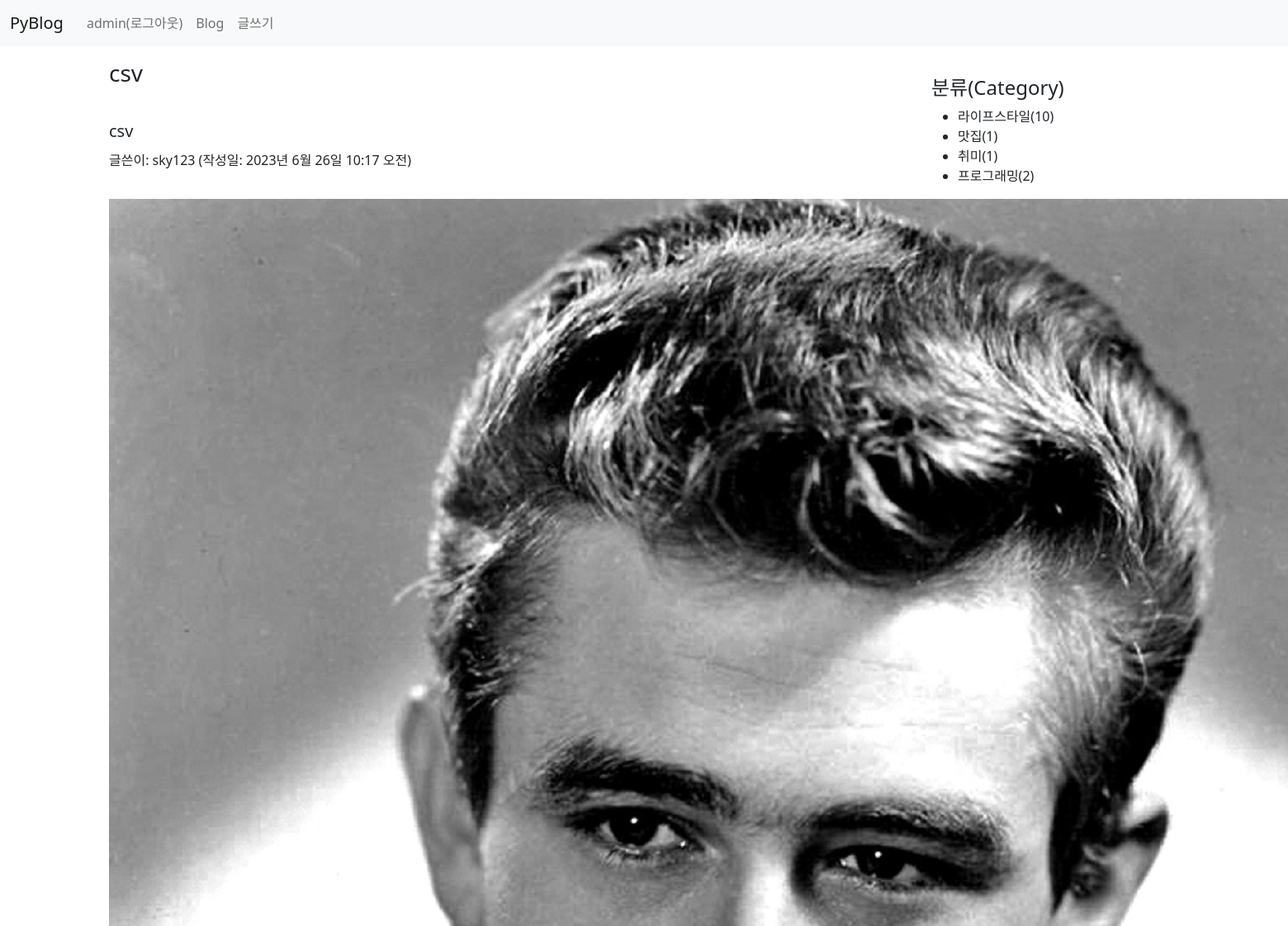
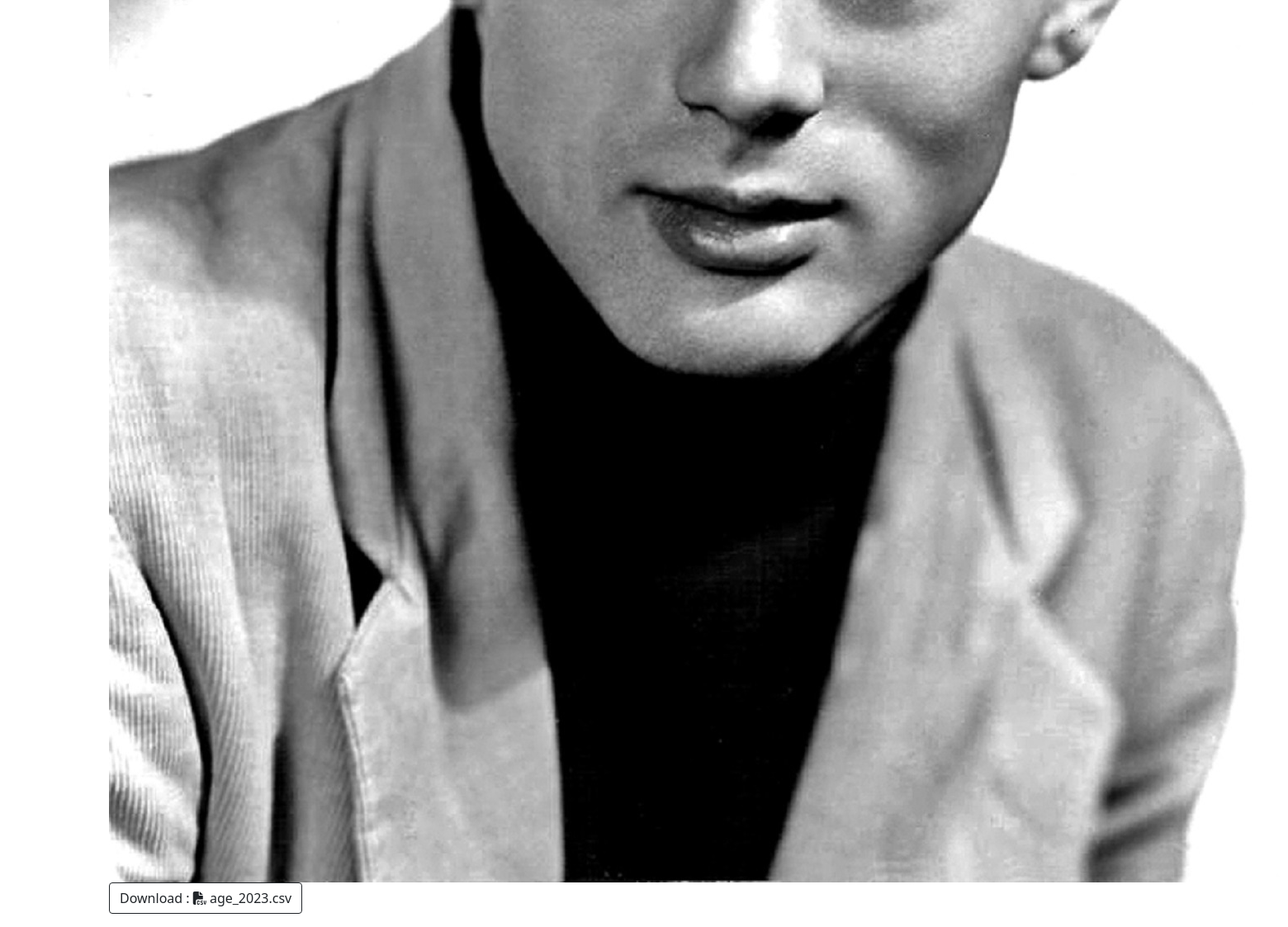
The page /blog/10/ (signed in) on the database its author committed (2 pictures, top to bottom).
### blog/models.py (models this page shows, shortened)
class Category(models.Model):
    name = models.CharField(max_length=50, unique=True)
    slug = models.SlugField(max_length=50, unique=True,
        allow_unicode =True)
    class Meta:
        ordering = ['name'] # 이름순 정렬
        verbose_name = 'category'
        verbose_name_plural = 'categories'

class Post(models.Model):
    author = models.ForeignKey(User, on_delete=models.CASCADE)
    title = models.CharField(max_length=100)  #제목
    content = models.TextField()              #내용
    pub_date = models.DateTimeField()         #발행일
    modify_date = models.DateTimeField(null=True, blank=True) #입력 폼이 비어도 됨
    photo = models.ImageField(upload_to='blog/images/%Y/%m/%d/',
                    null=True, blank=True)  #null 허용, 이미지 파일을 첨부하지 않을수 있음
    file = models.FileField(upload_to='blog/files/%Y/%m/%d/',
                    null=True, blank=True )
    category = models.ForeignKey(Category, null=True, blank=True,
                                 on_delete=models.SET_NULL)
    def get_file_name(self):
        return os.path.basename(self.file.name)
    def get_file_ext(self):
        return self.get_file_name().split('.')[-1]

### blog/views.py (the view)
# urls.py: path('<int:post_id>/', views.detail, name='detail'), #상세 페이지
def detail(request, post_id):
    post = Post.objects.get(id=post_id)
    categories = Category.objects.all()  # 카테고리전체검색
    context = {'post': post, 'categories':categories}
    return render(request, 'blog/detail.html', context)

### templates/blog/detail.html (shortened to what this page needs)
{% extends 'base.html' %}
{% block content %}
<div class="container my-3">
   <section>
       <aside id = "category">
            <h4>분류(Category)</h4>
            <div>
                <ul>
                    {% for category in categories %}
                        <li>{{ category.name }}({{ category.post_set.count }})</li>
                    {% endfor %}
                </ul>
            </div>
        </aside>
    </section>
    <h3>{{ post.title }}</h3>
    <h5 style="white-space: pre-line; line-height: 1.5">
        {{ post.content }}
    </h5>
    <p>글쓴이: {{ post.author }} (작성일: {{ post.pub_date }})</p>
    {% if post.photo %}
        <img src="{{ post.photo.url }}">
    {% endif %}
    {% if post.file %}
    <p>
        <a href="{{ post.file.url }}" class="btn btn-outline-dark">
            Download :
            {% if post.get_file_ext == 'csv' %}
                <i class="fa-solid fa-file-csv"> </i>
            {% elif post.get_file_ext == 'xlsx' or  post.get_file_ext == 'xls' %}
                <i class="fa-solid fa-file-excel"> </i>
            {% else %}
                <i class="fa-solid fa-file"> </i>
            {% endif %}
            {{ post.get_file_name }}</a>
    </p>
    {% endif %}
</div>
{% endblock %}

### templates/navbar.html (shortened to what this page needs)
<nav class="navbar navbar-expand-lg navbar-light bg-light">
  <div class="container-fluid">
    <a class="navbar-brand" href="/">PyBlog</a>
    <div class="collapse navbar-collapse" id="navbarSupportedContent">
      <ul class="navbar-nav me-auto mb-2 mb-lg-0">
        {% if not user.is_authenticated %}
        <li class="nav-item">
          <a class="nav-link" href="{% url 'common:login' %}">
            <i class="fa-sharp fa-solid fa-right-to-bracket"></i>로그인</a>
        </li>
        {% else %}
        <li class="nav-item">
          <a class="nav-link" href="{% url 'common:logout' %}">
            {{ user.username }}(로그아웃)
          </a>
        </li>
        {% endif %}
        <li class="nav-item">
          <a class="nav-link" href="{% url 'blog:post_list' %}">Blog</a>
        </li>
        <li class="nav-item">
          <a class="nav-link" href="{% url 'blog:post_create' %}">글쓰기</a>
        </li>
      </ul>
    </div>
  </div>
</nav>

### static/blog/css/style.css (style rules this page uses)
a { text-decoration: none; }
#category { width:200px; float:right; margin:20px 100px 0 0; }

### rows shown on the page
Category: name "라이프스타일", post_set.count "10"
Category: name "맛집", post_set.count "1"
Category: name "취미", post_set.count "1"
Category: name "프로그래밍", post_set.count "2"
Post: title "csv", content "csv", author "sky123", pub_date "2023년 6월 26일 10:17 오전", photo (picture), get_file_name "age_2023.csv"

### other values the page prints
{{ user.username }} "admin"
